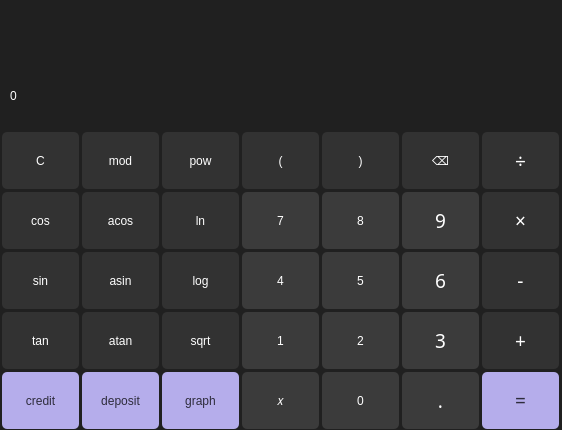
<?xml version="1.0" encoding="UTF-8"?>
<ui version="4.0">
 <class>MainWindow</class>
 <widget class="QMainWindow" name="MainWindow">
  <property name="geometry">
   <rect>
    <x>0</x>
    <y>0</y>
    <width>562</width>
    <height>430</height>
   </rect>
  </property>
  <property name="windowTitle">
   <string>MainWindow</string>
  </property>
  <property name="styleSheet">
   <string notr="true">background-color: #202020;</string>
  </property>
  <widget class="QWidget" name="centralwidget">
   <widget class="QPushButton" name="button7">
    <property name="geometry">
     <rect>
      <x>240</x>
      <y>190</y>
      <width>81</width>
      <height>61</height>
     </rect>
    </property>
    <property name="styleSheet">
     <string notr="true">QPushButton {
background-color: #3B3B3B;
color: #ffffff;
font: 14pt &quot;Sans Serif Collection&quot;;
border-radius: 5%;
margin: 2;
}

QPushButton:hover {
background-color: #323232;
}

QPushButton:pressed {
background-color: #282828;
color: #cecece;
}</string>
    </property>
    <property name="text">
     <string>7</string>
    </property>
   </widget>
   <widget class="QPushButton" name="button8">
    <property name="geometry">
     <rect>
      <x>320</x>
      <y>190</y>
      <width>81</width>
      <height>61</height>
     </rect>
    </property>
    <property name="styleSheet">
     <string notr="true">QPushButton {
background-color: #3B3B3B;
color: #ffffff;
font: 14pt &quot;Sans Serif Collection&quot;;
border-radius: 5%;
margin: 2;
}

QPushButton:hover {
background-color: #323232;
}

QPushButton:pressed {
background-color: #282828;
color: #cecece;
}</string>
    </property>
    <property name="text">
     <string>8</string>
    </property>
   </widget>
   <widget class="QPushButton" name="button9">
    <property name="geometry">
     <rect>
      <x>400</x>
      <y>190</y>
      <width>81</width>
      <height>61</height>
     </rect>
    </property>
    <property name="font">
     <font>
      <family>Sans Serif Collection</family>
      <pointsize>14</pointsize>
      <italic>false</italic>
      <bold>false</bold>
     </font>
    </property>
    <property name="styleSheet">
     <string notr="true">QPushButton {
background-color: #3B3B3B;
color: #ffffff;
font: 14pt &quot;Sans Serif Collection&quot;;
border-radius: 5%;
margin: 2;
}

QPushButton:hover {
background-color: #323232;
}

QPushButton:pressed {
background-color: #282828;
color: #cecece;
}</string>
    </property>
    <property name="text">
     <string>9</string>
    </property>
   </widget>
   <widget class="QPushButton" name="button6">
    <property name="geometry">
     <rect>
      <x>400</x>
      <y>250</y>
      <width>81</width>
      <height>61</height>
     </rect>
    </property>
    <property name="font">
     <font>
      <family>Sans Serif Collection</family>
      <pointsize>14</pointsize>
      <italic>false</italic>
      <bold>false</bold>
     </font>
    </property>
    <property name="styleSheet">
     <string notr="true">QPushButton {
background-color: #3B3B3B;
color: #ffffff;
font: 14pt &quot;Sans Serif Collection&quot;;
border-radius: 5%;
margin: 2;
}

QPushButton:hover {
background-color: #323232;
}

QPushButton:pressed {
background-color: #282828;
color: #cecece;
}</string>
    </property>
    <property name="text">
     <string>6</string>
    </property>
   </widget>
   <widget class="QPushButton" name="button5">
    <property name="geometry">
     <rect>
      <x>320</x>
      <y>250</y>
      <width>81</width>
      <height>61</height>
     </rect>
    </property>
    <property name="styleSheet">
     <string notr="true">QPushButton {
background-color: #3B3B3B;
color: #ffffff;
font: 14pt &quot;Sans Serif Collection&quot;;
border-radius: 5%;
margin: 2;
}

QPushButton:hover {
background-color: #323232;
}

QPushButton:pressed {
background-color: #282828;
color: #cecece;
}</string>
    </property>
    <property name="text">
     <string>5</string>
    </property>
   </widget>
   <widget class="QPushButton" name="button4">
    <property name="geometry">
     <rect>
      <x>240</x>
      <y>250</y>
      <width>81</width>
      <height>61</height>
     </rect>
    </property>
    <property name="styleSheet">
     <string notr="true">QPushButton {
background-color: #3B3B3B;
color: #ffffff;
font: 14pt &quot;Sans Serif Collection&quot;;
border-radius: 5%;
margin: 2;
}

QPushButton:hover {
background-color: #323232;
}

QPushButton:pressed {
background-color: #282828;
color: #cecece;
}</string>
    </property>
    <property name="text">
     <string>4</string>
    </property>
   </widget>
   <widget class="QPushButton" name="button3">
    <property name="geometry">
     <rect>
      <x>400</x>
      <y>310</y>
      <width>81</width>
      <height>61</height>
     </rect>
    </property>
    <property name="font">
     <font>
      <family>Sans Serif Collection</family>
      <pointsize>14</pointsize>
      <italic>false</italic>
      <bold>false</bold>
     </font>
    </property>
    <property name="styleSheet">
     <string notr="true">QPushButton {
background-color: #3B3B3B;
color: #ffffff;
font: 14pt &quot;Sans Serif Collection&quot;;
border-radius: 5%;
margin: 2;
}

QPushButton:hover {
background-color: #323232;
}

QPushButton:pressed {
background-color: #282828;
color: #cecece;
}</string>
    </property>
    <property name="text">
     <string>3</string>
    </property>
   </widget>
   <widget class="QPushButton" name="button2">
    <property name="geometry">
     <rect>
      <x>320</x>
      <y>310</y>
      <width>81</width>
      <height>61</height>
     </rect>
    </property>
    <property name="styleSheet">
     <string notr="true">QPushButton {
background-color: #3B3B3B;
color: #ffffff;
font: 14pt &quot;Sans Serif Collection&quot;;
border-radius: 5%;
margin: 2;
}

QPushButton:hover {
background-color: #323232;
}

QPushButton:pressed {
background-color: #282828;
color: #cecece;
}</string>
    </property>
    <property name="text">
     <string>2</string>
    </property>
   </widget>
   <widget class="QPushButton" name="button1">
    <property name="geometry">
     <rect>
      <x>240</x>
      <y>310</y>
      <width>81</width>
      <height>61</height>
     </rect>
    </property>
    <property name="styleSheet">
     <string notr="true">QPushButton {
background-color: #3B3B3B;
color: #ffffff;
font: 14pt &quot;Sans Serif Collection&quot;;
border-radius: 5%;
margin: 2;
}

QPushButton:hover {
background-color: #323232;
}

QPushButton:pressed {
background-color: #282828;
color: #cecece;
}</string>
    </property>
    <property name="text">
     <string>1</string>
    </property>
   </widget>
   <widget class="QPushButton" name="buttonDot">
    <property name="geometry">
     <rect>
      <x>400</x>
      <y>370</y>
      <width>81</width>
      <height>61</height>
     </rect>
    </property>
    <property name="font">
     <font>
      <family>Sans Serif Collection</family>
      <pointsize>14</pointsize>
      <italic>false</italic>
      <bold>false</bold>
     </font>
    </property>
    <property name="styleSheet">
     <string notr="true">QPushButton {
background-color: #3B3B3B;
color: #ffffff;
font: 14pt &quot;Sans Serif Collection&quot;;
border-radius: 5%;
margin: 2;
}

QPushButton:hover {
background-color: #323232;
}

QPushButton:pressed {
background-color: #282828;
color: #cecece;
}</string>
    </property>
    <property name="text">
     <string>.</string>
    </property>
   </widget>
   <widget class="QPushButton" name="button0">
    <property name="geometry">
     <rect>
      <x>320</x>
      <y>370</y>
      <width>81</width>
      <height>61</height>
     </rect>
    </property>
    <property name="styleSheet">
     <string notr="true">QPushButton {
background-color: #3B3B3B;
color: #ffffff;
font: 14pt &quot;Sans Serif Collection&quot;;
border-radius: 5%;
margin: 2;
}

QPushButton:hover {
background-color: #323232;
}

QPushButton:pressed {
background-color: #282828;
color: #cecece;
}</string>
    </property>
    <property name="text">
     <string>0</string>
    </property>
   </widget>
   <widget class="QPushButton" name="buttonX">
    <property name="geometry">
     <rect>
      <x>240</x>
      <y>370</y>
      <width>81</width>
      <height>61</height>
     </rect>
    </property>
    <property name="styleSheet">
     <string notr="true">QPushButton {
background-color: #3B3B3B;
color: #ffffff;
font: 14pt &quot;Sans Serif Collection&quot;;
border-radius: 5%;
margin: 2;
}

QPushButton:hover {
background-color: #323232;
}

QPushButton:pressed {
background-color: #282828;
color: #cecece;
}</string>
    </property>
    <property name="text">
     <string>𝑥</string>
    </property>
   </widget>
   <widget class="QPushButton" name="buttonEqual">
    <property name="geometry">
     <rect>
      <x>480</x>
      <y>370</y>
      <width>81</width>
      <height>61</height>
     </rect>
    </property>
    <property name="font">
     <font>
      <family>Sans Serif Collection</family>
      <pointsize>14</pointsize>
      <italic>false</italic>
      <bold>false</bold>
     </font>
    </property>
    <property name="styleSheet">
     <string notr="true">QPushButton {
background-color: #b5adeb;
color: #2e2c3c;
font: 14pt &quot;Sans Serif Collection&quot;;
border-radius: 5%;
margin: 2;
}

QPushButton:hover {
background-color: #9690c2;
}

QPushButton:pressed {
background-color: #9690c2;
color: #605c7c;
}</string>
    </property>
    <property name="text">
     <string>=</string>
    </property>
   </widget>
   <widget class="QPushButton" name="buttonAdd">
    <property name="geometry">
     <rect>
      <x>480</x>
      <y>310</y>
      <width>81</width>
      <height>61</height>
     </rect>
    </property>
    <property name="font">
     <font>
      <family>Sans Serif Collection</family>
      <pointsize>14</pointsize>
      <italic>false</italic>
      <bold>false</bold>
     </font>
    </property>
    <property name="styleSheet">
     <string notr="true">QPushButton {
background-color: #323232;
color: #ffffff;
font: 14pt &quot;Sans Serif Collection&quot;;
border-radius: 5%;
margin: 2;
}

QPushButton:hover {
background-color: #3B3B3B;
}

QPushButton:pressed {
background-color: #282828;
color: #cecece;
}</string>
    </property>
    <property name="text">
     <string>+</string>
    </property>
   </widget>
   <widget class="QPushButton" name="buttonSubstruct">
    <property name="geometry">
     <rect>
      <x>480</x>
      <y>250</y>
      <width>81</width>
      <height>61</height>
     </rect>
    </property>
    <property name="font">
     <font>
      <family>Sans Serif Collection</family>
      <pointsize>14</pointsize>
      <italic>false</italic>
      <bold>false</bold>
     </font>
    </property>
    <property name="styleSheet">
     <string notr="true">QPushButton {
background-color: #323232;
color: #ffffff;
font: 14pt &quot;Sans Serif Collection&quot;;
border-radius: 5%;
margin: 2;
}

QPushButton:hover {
background-color: #3B3B3B;
}

QPushButton:pressed {
background-color: #282828;
color: #cecece;
}</string>
    </property>
    <property name="text">
     <string>-</string>
    </property>
   </widget>
   <widget class="QPushButton" name="buttonMultiply">
    <property name="geometry">
     <rect>
      <x>480</x>
      <y>190</y>
      <width>81</width>
      <height>61</height>
     </rect>
    </property>
    <property name="font">
     <font>
      <family>Sans Serif Collection</family>
      <pointsize>14</pointsize>
      <italic>false</italic>
      <bold>false</bold>
     </font>
    </property>
    <property name="styleSheet">
     <string notr="true">QPushButton {
background-color: #323232;
color: #ffffff;
font: 14pt &quot;Sans Serif Collection&quot;;
border-radius: 5%;
margin: 2;
}

QPushButton:hover {
background-color: #3B3B3B;
}

QPushButton:pressed {
background-color: #282828;
color: #cecece;
}</string>
    </property>
    <property name="text">
     <string>×</string>
    </property>
   </widget>
   <widget class="QPushButton" name="buttonDivide">
    <property name="geometry">
     <rect>
      <x>480</x>
      <y>130</y>
      <width>81</width>
      <height>61</height>
     </rect>
    </property>
    <property name="font">
     <font>
      <family>Sans Serif Collection</family>
      <pointsize>14</pointsize>
      <italic>false</italic>
      <bold>false</bold>
     </font>
    </property>
    <property name="styleSheet">
     <string notr="true">QPushButton {
background-color: #323232;
color: #ffffff;
font: 14pt &quot;Sans Serif Collection&quot;;
border-radius: 5%;
margin: 2;
}

QPushButton:hover {
background-color: #3B3B3B;
}

QPushButton:pressed {
background-color: #282828;
color: #cecece;
}</string>
    </property>
    <property name="text">
     <string>÷</string>
    </property>
   </widget>
   <widget class="QPushButton" name="buttonDel">
    <property name="geometry">
     <rect>
      <x>400</x>
      <y>130</y>
      <width>81</width>
      <height>61</height>
     </rect>
    </property>
    <property name="styleSheet">
     <string notr="true">QPushButton {
background-color: #323232;
color: #ffffff;
font: 14pt &quot;Sans Serif Collection&quot;;
border-radius: 5%;
margin: 2;
}

QPushButton:hover {
background-color: #3B3B3B;
}

QPushButton:pressed {
background-color: #282828;
color: #cecece;
}</string>
    </property>
    <property name="text">
     <string>⌫</string>
    </property>
   </widget>
   <widget class="QPushButton" name="buttonC">
    <property name="geometry">
     <rect>
      <x>0</x>
      <y>130</y>
      <width>81</width>
      <height>61</height>
     </rect>
    </property>
    <property name="styleSheet">
     <string notr="true">QPushButton {
background-color: #323232;
color: #ffffff;
font: 14pt &quot;Sans Serif Collection&quot;;
border-radius: 5%;
margin: 2;
}

QPushButton:hover {
background-color: #3B3B3B;
}

QPushButton:pressed {
background-color: #282828;
color: #cecece;
}</string>
    </property>
    <property name="text">
     <string>C</string>
    </property>
    <property name="autoDefault">
     <bool>true</bool>
    </property>
   </widget>
   <widget class="QPushButton" name="buttonGraph">
    <property name="geometry">
     <rect>
      <x>160</x>
      <y>370</y>
      <width>81</width>
      <height>61</height>
     </rect>
    </property>
    <property name="styleSheet">
     <string notr="true">QPushButton {
background-color: #b5adeb;
color: #2e2c3c;
font: 14pt &quot;Sans Serif Collection&quot;;
border-radius: 5%;
margin: 2;
}

QPushButton:hover {
background-color: #9690c2;
}

QPushButton:pressed {
background-color: #9690c2;
color: #605c7c;
}</string>
    </property>
    <property name="text">
     <string>graph</string>
    </property>
   </widget>
   <widget class="QPushButton" name="buttonAcos">
    <property name="geometry">
     <rect>
      <x>80</x>
      <y>190</y>
      <width>81</width>
      <height>61</height>
     </rect>
    </property>
    <property name="styleSheet">
     <string notr="true">QPushButton {
background-color: #323232;
color: #ffffff;
font: 14pt &quot;Sans Serif Collection&quot;;
border-radius: 5%;
margin: 2;
}

QPushButton:hover {
background-color: #3B3B3B;
}

QPushButton:pressed {
background-color: #282828;
color: #cecece;
}</string>
    </property>
    <property name="text">
     <string>acos</string>
    </property>
    <property name="autoDefault">
     <bool>true</bool>
    </property>
   </widget>
   <widget class="QPushButton" name="buttonAsin">
    <property name="geometry">
     <rect>
      <x>80</x>
      <y>250</y>
      <width>81</width>
      <height>61</height>
     </rect>
    </property>
    <property name="styleSheet">
     <string notr="true">QPushButton {
background-color: #323232;
color: #ffffff;
font: 14pt &quot;Sans Serif Collection&quot;;
border-radius: 5%;
margin: 2;
}

QPushButton:hover {
background-color: #3B3B3B;
}

QPushButton:pressed {
background-color: #282828;
color: #cecece;
}</string>
    </property>
    <property name="text">
     <string>asin</string>
    </property>
    <property name="autoDefault">
     <bool>true</bool>
    </property>
   </widget>
   <widget class="QPushButton" name="buttonAtan">
    <property name="geometry">
     <rect>
      <x>80</x>
      <y>310</y>
      <width>81</width>
      <height>61</height>
     </rect>
    </property>
    <property name="styleSheet">
     <string notr="true">QPushButton {
background-color: #323232;
color: #ffffff;
font: 14pt &quot;Sans Serif Collection&quot;;
border-radius: 5%;
margin: 2;
}

QPushButton:hover {
background-color: #3B3B3B;
}

QPushButton:pressed {
background-color: #282828;
color: #cecece;
}</string>
    </property>
    <property name="text">
     <string>atan</string>
    </property>
    <property name="autoDefault">
     <bool>true</bool>
    </property>
   </widget>
   <widget class="QPushButton" name="buttonLog">
    <property name="geometry">
     <rect>
      <x>160</x>
      <y>250</y>
      <width>81</width>
      <height>61</height>
     </rect>
    </property>
    <property name="styleSheet">
     <string notr="true">QPushButton {
background-color: #323232;
color: #ffffff;
font: 14pt &quot;Sans Serif Collection&quot;;
border-radius: 5%;
margin: 2;
}

QPushButton:hover {
background-color: #3B3B3B;
}

QPushButton:pressed {
background-color: #282828;
color: #cecece;
}</string>
    </property>
    <property name="text">
     <string>log</string>
    </property>
    <property name="autoDefault">
     <bool>true</bool>
    </property>
   </widget>
   <widget class="QPushButton" name="buttonSqrt">
    <property name="geometry">
     <rect>
      <x>160</x>
      <y>310</y>
      <width>81</width>
      <height>61</height>
     </rect>
    </property>
    <property name="styleSheet">
     <string notr="true">QPushButton {
background-color: #323232;
color: #ffffff;
font: 14pt &quot;Sans Serif Collection&quot;;
border-radius: 5%;
margin: 2;
}

QPushButton:hover {
background-color: #3B3B3B;
}

QPushButton:pressed {
background-color: #282828;
color: #cecece;
}</string>
    </property>
    <property name="text">
     <string>sqrt</string>
    </property>
    <property name="autoDefault">
     <bool>true</bool>
    </property>
   </widget>
   <widget class="QPushButton" name="buttonTan">
    <property name="geometry">
     <rect>
      <x>0</x>
      <y>310</y>
      <width>81</width>
      <height>61</height>
     </rect>
    </property>
    <property name="styleSheet">
     <string notr="true">QPushButton {
background-color: #323232;
color: #ffffff;
font: 14pt &quot;Sans Serif Collection&quot;;
border-radius: 5%;
margin: 2;
}

QPushButton:hover {
background-color: #3B3B3B;
}

QPushButton:pressed {
background-color: #282828;
color: #cecece;
}</string>
    </property>
    <property name="text">
     <string>tan</string>
    </property>
    <property name="autoDefault">
     <bool>true</bool>
    </property>
   </widget>
   <widget class="QPushButton" name="buttonCos">
    <property name="geometry">
     <rect>
      <x>0</x>
      <y>190</y>
      <width>81</width>
      <height>61</height>
     </rect>
    </property>
    <property name="styleSheet">
     <string notr="true">QPushButton {
background-color: #323232;
color: #ffffff;
font: 14pt &quot;Sans Serif Collection&quot;;
border-radius: 5%;
margin: 2;
}

QPushButton:hover {
background-color: #3B3B3B;
}

QPushButton:pressed {
background-color: #282828;
color: #cecece;
}</string>
    </property>
    <property name="text">
     <string>cos</string>
    </property>
    <property name="autoDefault">
     <bool>true</bool>
    </property>
   </widget>
   <widget class="QPushButton" name="buttonLn">
    <property name="geometry">
     <rect>
      <x>160</x>
      <y>190</y>
      <width>81</width>
      <height>61</height>
     </rect>
    </property>
    <property name="styleSheet">
     <string notr="true">QPushButton {
background-color: #323232;
color: #ffffff;
font: 14pt &quot;Sans Serif Collection&quot;;
border-radius: 5%;
margin: 2;
}

QPushButton:hover {
background-color: #3B3B3B;
}

QPushButton:pressed {
background-color: #282828;
color: #cecece;
}</string>
    </property>
    <property name="text">
     <string>ln</string>
    </property>
    <property name="autoDefault">
     <bool>true</bool>
    </property>
   </widget>
   <widget class="QPushButton" name="buttonMod">
    <property name="geometry">
     <rect>
      <x>80</x>
      <y>130</y>
      <width>81</width>
      <height>61</height>
     </rect>
    </property>
    <property name="styleSheet">
     <string notr="true">QPushButton {
background-color: #323232;
color: #ffffff;
font: 14pt &quot;Sans Serif Collection&quot;;
border-radius: 5%;
margin: 2;
}

QPushButton:hover {
background-color: #3B3B3B;
}

QPushButton:pressed {
background-color: #282828;
color: #cecece;
}</string>
    </property>
    <property name="text">
     <string>mod</string>
    </property>
    <property name="autoDefault">
     <bool>true</bool>
    </property>
   </widget>
   <widget class="QPushButton" name="buttonSin">
    <property name="geometry">
     <rect>
      <x>0</x>
      <y>250</y>
      <width>81</width>
      <height>61</height>
     </rect>
    </property>
    <property name="styleSheet">
     <string notr="true">QPushButton {
background-color: #323232;
color: #ffffff;
font: 14pt &quot;Sans Serif Collection&quot;;
border-radius: 5%;
margin: 2;
}

QPushButton:hover {
background-color: #3B3B3B;
}

QPushButton:pressed {
background-color: #282828;
color: #cecece;
}</string>
    </property>
    <property name="text">
     <string>sin</string>
    </property>
    <property name="autoDefault">
     <bool>true</bool>
    </property>
   </widget>
   <widget class="QPushButton" name="buttonPower">
    <property name="geometry">
     <rect>
      <x>160</x>
      <y>130</y>
      <width>81</width>
      <height>61</height>
     </rect>
    </property>
    <property name="styleSheet">
     <string notr="true">QPushButton {
background-color: #323232;
color: #ffffff;
font: 14pt &quot;Sans Serif Collection&quot;;
border-radius: 5%;
margin: 2;
}

QPushButton:hover {
background-color: #3B3B3B;
}

QPushButton:pressed {
background-color: #282828;
color: #cecece;
}</string>
    </property>
    <property name="text">
     <string>pow</string>
    </property>
    <property name="autoDefault">
     <bool>true</bool>
    </property>
   </widget>
   <widget class="QPushButton" name="buttonBracketOpen">
    <property name="geometry">
     <rect>
      <x>240</x>
      <y>130</y>
      <width>81</width>
      <height>61</height>
     </rect>
    </property>
    <property name="styleSheet">
     <string notr="true">QPushButton {
background-color: #323232;
color: #ffffff;
font: 14pt &quot;Sans Serif Collection&quot;;
border-radius: 5%;
margin: 2;
}

QPushButton:hover {
background-color: #3B3B3B;
}

QPushButton:pressed {
background-color: #282828;
color: #cecece;
}</string>
    </property>
    <property name="text">
     <string>(</string>
    </property>
   </widget>
   <widget class="QPushButton" name="buttonBracketClose">
    <property name="geometry">
     <rect>
      <x>320</x>
      <y>130</y>
      <width>81</width>
      <height>61</height>
     </rect>
    </property>
    <property name="styleSheet">
     <string notr="true">QPushButton {
background-color: #323232;
color: #ffffff;
font: 14pt &quot;Sans Serif Collection&quot;;
border-radius: 5%;
margin: 2;
}

QPushButton:hover {
background-color: #3B3B3B;
}

QPushButton:pressed {
background-color: #282828;
color: #cecece;
}</string>
    </property>
    <property name="text">
     <string>)</string>
    </property>
   </widget>
   <widget class="QPushButton" name="buttonCredit">
    <property name="geometry">
     <rect>
      <x>0</x>
      <y>370</y>
      <width>81</width>
      <height>61</height>
     </rect>
    </property>
    <property name="styleSheet">
     <string notr="true">QPushButton {
background-color: #b5adeb;
color: #2e2c3c;
font: 14pt &quot;Sans Serif Collection&quot;;
border-radius: 5%;
margin: 2;
}

QPushButton:hover {
background-color: #9690c2;
}

QPushButton:pressed {
background-color: #9690c2;
color: #605c7c;
}</string>
    </property>
    <property name="text">
     <string>credit</string>
    </property>
   </widget>
   <widget class="QPushButton" name="buttonDeposit">
    <property name="geometry">
     <rect>
      <x>80</x>
      <y>370</y>
      <width>81</width>
      <height>61</height>
     </rect>
    </property>
    <property name="styleSheet">
     <string notr="true">QPushButton {
background-color: #b5adeb;
color: #2e2c3c;
font: 14pt &quot;Sans Serif Collection&quot;;
border-radius: 5%;
margin: 2;
}

QPushButton:hover {
background-color: #9690c2;
}

QPushButton:pressed {
background-color: #9690c2;
color: #605c7c;
}</string>
    </property>
    <property name="text">
     <string>deposit</string>
    </property>
   </widget>
   <widget class="QLabel" name="output">
    <property name="geometry">
     <rect>
      <x>10</x>
      <y>60</y>
      <width>541</width>
      <height>71</height>
     </rect>
    </property>
    <property name="styleSheet">
     <string notr="true">QLabel {background-color: #202020;
border: 0;
color: white;
font: 600 30pt &quot;Sans Serif Collection&quot;;
}</string>
    </property>
    <property name="text">
     <string>0</string>
    </property>
   </widget>
   <widget class="QLineEdit" name="input">
    <property name="geometry">
     <rect>
      <x>10</x>
      <y>0</y>
      <width>541</width>
      <height>61</height>
     </rect>
    </property>
    <property name="styleSheet">
     <string notr="true">QLineEdit {background-color: #202020;
border: 0;
color: white;
font: 22pt &quot;Sans Serif Collection&quot;;
}</string>
    </property>
   </widget>
   <zorder>output</zorder>
   <zorder>button7</zorder>
   <zorder>button8</zorder>
   <zorder>button9</zorder>
   <zorder>button6</zorder>
   <zorder>button5</zorder>
   <zorder>button4</zorder>
   <zorder>button3</zorder>
   <zorder>button2</zorder>
   <zorder>button1</zorder>
   <zorder>buttonDot</zorder>
   <zorder>button0</zorder>
   <zorder>buttonX</zorder>
   <zorder>buttonEqual</zorder>
   <zorder>buttonAdd</zorder>
   <zorder>buttonSubstruct</zorder>
   <zorder>buttonMultiply</zorder>
   <zorder>buttonDivide</zorder>
   <zorder>buttonDel</zorder>
   <zorder>buttonC</zorder>
   <zorder>buttonGraph</zorder>
   <zorder>buttonAcos</zorder>
   <zorder>buttonAsin</zorder>
   <zorder>buttonAtan</zorder>
   <zorder>buttonLog</zorder>
   <zorder>buttonSqrt</zorder>
   <zorder>buttonTan</zorder>
   <zorder>buttonCos</zorder>
   <zorder>buttonLn</zorder>
   <zorder>buttonMod</zorder>
   <zorder>buttonSin</zorder>
   <zorder>buttonPower</zorder>
   <zorder>buttonBracketOpen</zorder>
   <zorder>buttonBracketClose</zorder>
   <zorder>buttonCredit</zorder>
   <zorder>buttonDeposit</zorder>
   <zorder>input</zorder>
  </widget>
 </widget>
 <tabstops>
  <tabstop>button8</tabstop>
  <tabstop>buttonMod</tabstop>
  <tabstop>buttonBracketOpen</tabstop>
  <tabstop>buttonBracketClose</tabstop>
  <tabstop>button5</tabstop>
  <tabstop>button4</tabstop>
  <tabstop>button3</tabstop>
  <tabstop>button2</tabstop>
  <tabstop>button1</tabstop>
  <tabstop>buttonDot</tabstop>
  <tabstop>button0</tabstop>
  <tabstop>buttonX</tabstop>
  <tabstop>buttonEqual</tabstop>
  <tabstop>buttonAdd</tabstop>
  <tabstop>buttonSubstruct</tabstop>
  <tabstop>buttonMultiply</tabstop>
  <tabstop>buttonDivide</tabstop>
  <tabstop>buttonDel</tabstop>
  <tabstop>buttonC</tabstop>
  <tabstop>buttonGraph</tabstop>
  <tabstop>buttonAcos</tabstop>
  <tabstop>buttonAsin</tabstop>
  <tabstop>buttonAtan</tabstop>
  <tabstop>buttonLog</tabstop>
  <tabstop>buttonSqrt</tabstop>
  <tabstop>buttonTan</tabstop>
  <tabstop>buttonCos</tabstop>
  <tabstop>buttonLn</tabstop>
  <tabstop>button7</tabstop>
  <tabstop>buttonSin</tabstop>
  <tabstop>buttonPower</tabstop>
  <tabstop>button9</tabstop>
  <tabstop>button6</tabstop>
  <tabstop>buttonCredit</tabstop>
  <tabstop>buttonDeposit</tabstop>
 </tabstops>
 <resources/>
 <connections/>
</ui>
